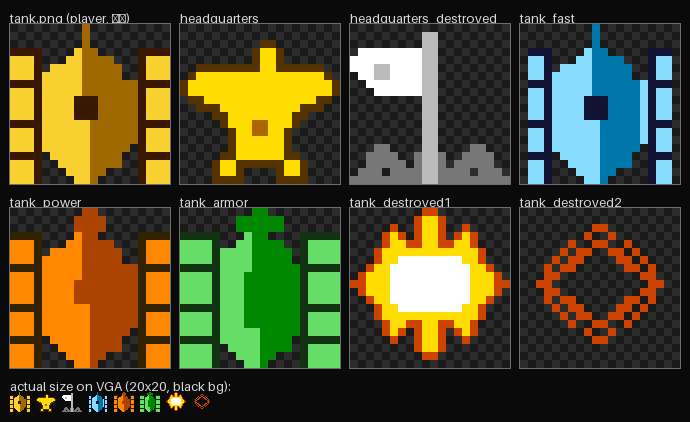
#> input picture img/sprites.png, 690 x 422 px, given in place of tank.png, which was not available
$ python sprites.py
#> lines starting #> are read from the running program, lines starting #| are printed output that depends on the picture
# ============================================================================
#  sprites.py —— ASCII 画稿 -> 贴图 PNG（敌人兵种 / 基地 / 爆炸）
#
#  为什么用 ASCII 画稿，而不是直接画 png：
#    20x20 的小图手绘很难对齐；改成字符网格后“某一行少点一个点”一眼就能看出来，
#    而且脚本自带硬校验（行数 / 行宽 / 字符），画歪了直接报错，不会悄悄生成错位图。
#
#  和 imgconverter.py 的分工（和已有的 brick/tank/... 完全一致）：
#    sprites.py       只负责几何，写出“哑色画稿 png”（角色色 = 黑/深灰/浅灰）
#    imgconverter.py  的 RECOLOR 才是上色表：角色色 -> 最终 12 位色
#    所以同一份几何换一组 RECOLOR 就能变成另一个兵种，图案和配色互不影响。
#    本脚本会反过来检查 RECOLOR：漏 key 会报错（否则 .coe 里会露出哑色），
#    顺带检查最终色是不是 17 的倍数（12 位量化只有 17 的倍数不掉色）。
#
#  用法：
#    python img\sprites.py       # 写 img\*.png + img\sprites.png（8 倍总览 + 1:1 实拍）
#    python img\imgconverter.py  # 再生成 *.coe（和以前一样）
# ============================================================================
from pathlib import Path

from PIL import Image, ImageDraw, ImageFont

# 同一目录下的上色表（imgconverter.py 现在有 __main__ 守卫，import 不会触发转换）
from imgconverter import RECOLOR

IMG_DIR = Path(__file__).resolve().parent

# 所有贴图都是 20x20：vga.v 的包围盒/地址算法（399 - row - px 这种）按 20 写死，
# 改这里必须同步改 RTL，别动。
SIZE = 20

# 画稿角色色（字符 -> png 里的 RGB）。只是“哑色标记”，给 RECOLOR 当 key 用；
# 屏幕上看到的颜色由 RECOLOR 决定，和这里的值无关。
BLACK = (0, 0, 0)          # 描边 / 轮廓
DARK = (64, 64, 64)        # 暗部
LIGHT = (160, 160, 160)    # 亮部
YELLOW = (255, 239, 71)    # 火焰黄（爆炸帧的爆心外焰）
ORANGE = (200, 76, 12)     # 火焰橙

PAL_HQ = {'k': BLACK, 'G': LIGHT, 'S': DARK}          # 基地鹰：描边/金身/铜暗部
PAL_HQ_DEAD = {'W': LIGHT, 'P': DARK, 'D': BLACK}     # 白旗：旗面/旗杆/碎石
PAL_TANK = {'a': BLACK, 'b': DARK, 'c': LIGHT}        # 三种敌人坦克共用 a/b/c
PAL_BOOM = {'W': LIGHT, 'Y': YELLOW, 'O': ORANGE}     # 爆炸：爆心/焰身/焰边


def rows_of(art):
    """三引号画稿 -> 行列表（strip/splitlines 顺带吃掉 CRLF 的 \\r）"""
    return art.strip().splitlines()


# ----------------------------------------------------------------------------
#  基地（存活）：金鹰
#    · 结构（自上而下）：头颈（第 2~4 行）-> 水平展开的双翼（第 5~11 行，
#      外缘按阶梯往内收，缩到 VGA 上还是“展翅”的剪影）-> 胸羽暗部（第 12~13
#      行，一个小 V 形）-> 腿爪（第 16~18 行）。
#    · 暗部只放在胸口和翼羽上：翼上原来画过对称的两块暗斑，8 倍图里活像一双
#      眼睛，整只鹰变成“脸”，所以改成中间一个 V，别再加成对暗斑。
#    · 描边用 #553300 而不是近黑：这个精灵的背景是纯黑，黑描边等于没有。
# ----------------------------------------------------------------------------
ART_HQ = '''
....................
....................
..........kk........
.........kGGk.......
.........kGGk.......
..kkkkkkkkGGkkkkkk..
.kGGGGGGGGGGGGGGGGk.
kGGGGGGGGGGGGGGGGGGk
kGGGGGGGGGGGGGGGGGGk
.kkGGGGGGGGGGGGGGkk.
..kkkGGGGGGGGGGkkk..
....kkGGGGGGGGkk....
.....kGGGSSGGGk.....
......kGGSSGGk......
......kGGGGGGk......
......kGGGGGGk......
.....kkGGGGGGkk.....
....kGGkkkkkkGGk....
....kGGk....kGGk....
....kkkk....kkkk....
'''

# ----------------------------------------------------------------------------
#  基地（被摧毁）：白旗 + 断杆 + 碎石
#    · 原版被打爆后基地就变成一面白虎旗，比画“废墟”更好认。
#    · 杆子立到第 15 行左右，下面几行是炸碎的基地残骸（碎石 + 一圈瓦砾）。
# ----------------------------------------------------------------------------
ART_HQ_DEAD = '''
....................
.........PP.........
.........PP.........
.WWWWWWWWPP.........
WWWWWWWWWPP.........
WWWPPWWWWPP.........
.WWPPWWWWPP.........
..WWWWWWWPP.........
...WWWWWWPP.........
.........PP.........
.........PP.........
.........PP.........
.........PP.........
.........PP.........
.........PP.........
...DD....PP....DD...
..DDDD..DPPD..DDDD..
..DDDDD.DPPD.DDDDD..
.DDD.DDDDPPDDDD.DDD.
DDDDDDDDDPPDDDDDDDDD
'''


# ----------------------------------------------------------------------------
#  三种敌人坦克：直接从玩家坦克 img/tank.png 的角色图派生（同一套“楔形车体 +
#  暗色炮盾”语言），所以四种坦克在 20px 下是一个家族：
#    · 车体 x4..15 的楔形轮廓、x9..15 的暗色炮塔/炮盾、中部 3x3 黑舱口，全部照抄
#      玩家坦克；只按兵种改三件事：履带宽度、炮管、暗部厚度。
#    · 履带紧贴车体：快速 3px（x1..3）/ 火力 4px（x0..3，同玩家）/
#      装甲 5px（x0..4，车体被挤到 x5..14）。最内侧一列恒为 a（暗缝），
#      第 3/7/12/16 行整条 a（履带齿），和玩家坦克的节奏完全对齐。
#    · 炮口朝上（本工程所有坦克/子弹都朝上，转向靠 RTL 旋转贴图）。
#    · 教训：自己另画“对称正视图”（圆车体 + 居中大暗块）在 20px 下会看成机器人/
#      电视机；玩家坦克之所以像坦克，靠的是尖头楔形剪影 + 偏右的暗色炮盾。
#  角色色（a/b/c）三张图含义一致，imgconverter.py 的 RECOLOR 只负责换颜色：
#    c = 车身/履带面   b = 炮管/炮塔/暗部   a = 描边/履带齿/舱口线
#  兵种差异（越往下越重）：
# ----------------------------------------------------------------------------
#  快速坦克（fast）：1px 细炮管（第 0~2 行，和玩家同宽但更长）+ 3px 窄履带
#    + 暗色炮盾右缘收 1px，车体看着最窄最轻，不透明 265/400（玩家 299/400）。
# ----------------------------------------------------------------------------
ART_FAST = '''
.........b..........
.........b..........
.........b..........
.aaa....cbb.....aaa.
.cca...ccbbbb...acc.
.cca.ccccbbbbb..acc.
.ccacccccbbbbb..acc.
.aaacccccbbbbbbcaaa.
.ccacccccbbbbbbcacc.
.ccaccccaaabbbbcacc.
.ccaccccaaabbbbcacc.
.ccaccccaaabbbbcacc.
.aaaccccccbbbbbcaaa.
.ccaccccccbbbbbcacc.
.ccaccccccbbbbbcacc.
.ccaccccccbbbbb.acc.
.aaa.cccccbbbb..aaa.
.cca..ccccbbbb..acc.
.cca...cccbb....acc.
.cca....ccb.....acc.
'''

# ----------------------------------------------------------------------------
#  火力坦克（power）：2px 炮管 + 4px 炮口制退器（第 1~2 行）+ 4px 履带（同玩家）
#    + 把玩家的黑舱口填成暗部（暗色炮盾连成一整块），不透明 306/400。
# ----------------------------------------------------------------------------
ART_POWER = '''
.........bb.........
........bbbb........
........bbbb........
aaaa....cbb.....aaaa
ccca...ccbbbb...accc
ccca.ccccbbbbb..accc
cccacccccbbbbb..accc
aaaacccccbbbbbbbaaaa
cccacccccbbbbbbbaccc
cccaccccbbbbbbbbaccc
cccaccccbbbbbbbbaccc
cccaccccbbbbbbbbaccc
aaaaccccccbbbbbbaaaa
cccaccccccbbbbbbaccc
cccaccccccbbbbbbaccc
cccaccccccbbbbb.accc
aaaa.cccccbbbb..aaaa
ccca..ccccbbbb..accc
ccca...cccbb....accc
ccca....ccb.....accc
'''

# ----------------------------------------------------------------------------
#  装甲坦克（armor）：5px 宽厚履带（车体被挤到 x5..14）+ 2px 炮管 + 6px 炮口
#    制退器，暗色炮盾再往左加宽 2px 连成一片重甲，不透明 326/400——四台里最满。
# ----------------------------------------------------------------------------
ART_ARMOR = '''
.........bb.........
.......bbbbbb.......
.......bbbbbb.......
aaaaa...cbb....aaaaa
cccca..ccbbbb..acccc
ccccaccccbbbbb.acccc
ccccaccccbbbbb.acccc
aaaaaccccbbbbbbaaaaa
ccccacccbbbbbbbacccc
ccccacccbbbbbbbacccc
ccccacccbbbbbbbacccc
ccccacccbbbbbbbacccc
aaaaacccbbbbbbbaaaaa
ccccacccbbbbbbbacccc
ccccacccbbbbbbbacccc
ccccacccccbbbbbacccc
aaaaacccccbbbb.aaaaa
cccca.ccccbbbb.acccc
cccca..cccbb...acccc
cccca...ccb....acccc
'''


# ----------------------------------------------------------------------------
#  坦克爆炸 帧1：命中瞬间
#    · 白核 + 黄焰 + 橙边，四向尖刺（第 2~4 / 15~17 行的孤立 O 是飞出的火星）。
#    · 20x20 铺满，视觉上比坦克大一圈，“打爆了”很明确。
# ----------------------------------------------------------------------------
ART_DESTROYED1 = '''
.........OO.........
........OYYO........
.....O..OYYO..O.....
....OYO.OYYO.OYO....
....OYYOOYYOOYYO....
...OYYYYYYYYYYYYO...
...OYYWWWWWWWWYYO...
..OYYWWWWWWWWWWYYO..
.OYYYWWWWWWWWWWYYYO.
OOYYYWWWWWWWWWWYYYOO
.OYYYWWWWWWWWWWYYYO.
..OYYWWWWWWWWWWYYO..
...OYYWWWWWWWWYYO...
...OYYYYYYYYYYYYO...
....OYYOOYYOOYYO....
....OYO.OYYO.OYO....
.....O..OYYO..O.....
........OYYO........
.........OO.........
....................
'''

# ----------------------------------------------------------------------------
#  坦克爆炸 帧2：扩散的余烬环
#    · 帧1 是“实心爆”，帧2 是炸开后的环，两帧交替（或 帧1 x2 -> 帧2 x1）
#      就有一个廉价但够用的爆炸动画；只占一张额外的 512 深 ROM。
# ----------------------------------------------------------------------------
ART_DESTROYED2 = '''
....................
....................
.........OO.........
........O..O........
......O..OO..O......
.....O.OO..OO.O.....
....O.OO....OO.O....
...O.OO......OO.O...
...OO..........OO...
..OO............OO..
...OO..........OO...
...O.OO......OO.O...
....O.OO....OO.O....
.....O.OO..OO.O.....
......O..OO..O......
........O..O........
.........OO.........
....................
....................
....................
'''


# 名字 = png 文件名 = imgconverter.TILES 的 key（三者必须一致，check() 会校）
# 三种敌人坦克都在这张表里：vga.v 每个兵种各有一个 512x16 的 ROM，
# 按 enemy_ctrl 的 e_type 选图，不再需要“玩家贴图 + enemy_tint() 换灰”。
SPRITES = {
    'headquarters':           (PAL_HQ, ART_HQ),
    'headquarters_destroyed': (PAL_HQ_DEAD, ART_HQ_DEAD),
    'tank_fast':              (PAL_TANK, ART_FAST),
    'tank_power':             (PAL_TANK, ART_POWER),
    'tank_armor':             (PAL_TANK, ART_ARMOR),
    'tank_destroyed1':        (PAL_BOOM, ART_DESTROYED1),
    'tank_destroyed2':        (PAL_BOOM, ART_DESTROYED2),
}


def check(name, rows, pal):
    """4 条硬校验，任何一条不过就整体退出（不留半套图）"""
    errs = []
    if len(rows) != SIZE:
        errs.append('行数 {0} != {1}'.format(len(rows), SIZE))
    for y, row in enumerate(rows):
        if len(row) != SIZE:
            errs.append('第 {0} 行有 {1} 个字符（应为 {2}）'.format(y, len(row), SIZE))
        for x, ch in enumerate(row):
            if ch != '.' and ch not in pal:
                errs.append('第 {0} 行第 {1} 列字符 {2!r} 不在配色表 {3} 里'
                            .format(y, x, ch, ''.join(sorted(pal))))
                break
    table = RECOLOR.get(name)
    if table is None:
        # 漏了 RECOLOR，.coe 里就会保留哑色（黑/深灰/浅灰），上板一片灰
        errs.append('imgconverter.py 的 RECOLOR 里没有 {0!r}'.format(name))
    else:
        for ch, rgb in sorted(pal.items()):
            if rgb not in table:
                errs.append('角色 {0!r} 的哑色 {1} 在 RECOLOR[{2!r}] 里没有 key'
                            .format(ch, rgb, name))
        # 12 位色只有 17 的倍数才不掉色（4 位通道 x 17）
        for rgb in table.values():
            if any(c % 17 for c in rgb):
                errs.append('RECOLOR[{0!r}] 的 {1} 不是 17 的倍数，量化后会变色'
                            .format(name, rgb))
    if errs:
        raise SystemExit('{0}.png 画稿校验失败：\n  - {1}'.format(name, '\n  - '.join(errs)))


def write_png(name, rows, pal):
    """角色色画稿 -> img/<name>.png（'.' = 全透明）"""
    img = Image.new('RGBA', (SIZE, SIZE), (0, 0, 0, 0))
    for y, row in enumerate(rows):
        for x, ch in enumerate(row):
            if ch != '.':
                img.putpixel((x, y), pal[ch] + (255,))
    out = IMG_DIR / (name + '.png')
    img.save(out)
    return out


def final_pixels(rows, pal, name):
    """过一遍 RECOLOR 得到“最终上板色”，只给总览图用（和 .coe 同一张表）"""
    table = RECOLOR[name]
    px = {}
    for y, row in enumerate(rows):
        for x, ch in enumerate(row):
            if ch != '.':
                px[(x, y)] = table.get(pal[ch], pal[ch])
    return px


def load_player():
    """玩家坦克是手绘 png，这里只读进来一起摆，不改它"""
    img = Image.open(IMG_DIR / 'tank.png').convert('RGBA')
    table = RECOLOR['tank']
    px = {}
    for y in range(SIZE):
        for x in range(SIZE):
            r, g, b, a = img.getpixel((x, y))
            if a >= 128:
                px[(x, y)] = table.get((r, g, b), (r, g, b))
    return px


def build_overview(cells, out):
    """总览图：每个精灵放大 8 倍（透明处画棋盘格）+ 底部一条 1:1 实拍"""
    sc, pad, lab, cols = 8, 10, 14, 4
    grid_rows = (len(cells) + cols - 1) // cols
    cell_w = SIZE * sc
    cell_h = SIZE * sc + lab
    width = pad + cols * (cell_w + pad)
    height = pad + grid_rows * (cell_h + pad) + lab + SIZE + pad
    img = Image.new('RGB', (width, height), (10, 10, 10))
    draw = ImageDraw.Draw(img)
    try:
        font = ImageFont.load_default(size=13)
    except TypeError:                     # Pillow < 10.1 没有 size 参数
        font = ImageFont.load_default()

    for i, (label, px) in enumerate(cells):
        ox = pad + (i % cols) * (cell_w + pad)
        oy = pad + (i // cols) * (cell_h + pad)
        draw.text((ox, oy), label, fill=(215, 215, 215), font=font)
        top = oy + lab
        # 透明像素画成棋盘格：一格 = 一个源像素，哪里是空的看得一清二楚
        for y in range(SIZE):
            for x in range(SIZE):
                base = (26, 26, 26) if (x + y) % 2 == 0 else (44, 44, 44)
                draw.rectangle([ox + x * sc, top + y * sc,
                                ox + x * sc + sc - 1, top + y * sc + sc - 1], fill=base)
        for (x, y), rgb in px.items():
            draw.rectangle([ox + x * sc, top + y * sc,
                            ox + x * sc + sc - 1, top + y * sc + sc - 1], fill=rgb)
        draw.rectangle([ox - 1, top - 1, ox + cell_w, top + cell_w], outline=(110, 110, 110))

    # 底部 1:1：VGA 上真实就 20x20 像素，用来判断“能不能一眼分清谁是谁”
    sy = pad + grid_rows * (cell_h + pad)
    draw.text((pad, sy), 'actual size on VGA (20x20, black bg):',
              fill=(215, 215, 215), font=font)
    sy += lab
    left = pad
    for _, px in cells:
        for (x, y), rgb in px.items():
            img.putpixel((left + x, sy + y), rgb)
        left += SIZE + 6
    img.save(out)


def main():
    # 先把 7 张全部校验完，再动磁盘：校验不过就不会留下“改了一半”的 png
    parsed = []
    for name, (pal, art) in SPRITES.items():
        rows = rows_of(art)
        check(name, rows, pal)
        parsed.append((name, pal, rows))

    cells = [('tank.png (player, 现有)', load_player())]
#> after the loop in load_player, `for y in range(SIZE):`: px = 400 items
    for name, pal, rows in parsed:
        out = write_png(name, rows, pal)
        px = final_pixels(rows, pal, name)
        cells.append((name, px))
        print('{0:<26} 20x20  不透明 {1:3d}/{2}  角色 {3}'.format(
            out.name, len(px), SIZE * SIZE, ''.join(sorted(pal))))
#> this loop made 7 passes
#> pass 1, in write_png, `img.save(out)`:
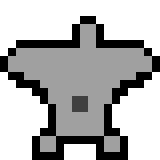
#> saved as headquarters.png: PIL image 20x20 RGBA (shown 8 times larger); mean R, G, B, A 51, 51, 51, 128.8; transparent parts drawn white
#> pass 2, in write_png (call 2), `img.save(out)`:
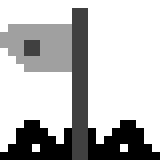
#> saved as headquarters_destroyed.png: PIL image 20x20 RGBA (shown 8 times larger); mean R, G, B, A 23.9, 23.9, 23.9, 91.2; transparent parts drawn white
#> after the loop, cells = 8 items

    overview = IMG_DIR / 'sprites.png'
    build_overview(cells, overview)
#> in build_overview, `grid_rows = (len(cells) + cols - 1) // cols`: grid_rows = 2
#> in build_overview, `height = pad + grid_rows * (cell_h + pad) + lab + SIZE + pad`: height = 422
#> in build_overview, `img = Image.new('RGB', (width, height), (10, 10, 10))`: img: PIL image 690x422 RGB; every value is 10
#> the loop in build_overview, `for i, (label, px) in enumerate(cells):` made 8 passes
#> (label, ox, oy, top) on passes 1 to 8: ('tank.png (player, 现有)', 10, 10, 24), ('headquarters', 180, 10, 24), ('headquarters_destroyed', 350, 10, 24), ('tank_fast', 520, 10, 24), ('tank_power', 10, 194, 208), ('tank_armor', 180, 194, 208), ('tank_destroyed1', 350, 194, 208), ('tank_destroyed2', 520, 194, 208)
#> in build_overview, `sy = pad + grid_rows * (cell_h + pad)`: sy = 378
#> in build_overview, `sy += lab`: sy = 392
#> the loop in build_overview, `for _, px in cells:` made 8 passes
#> left on passes 1 to 8: 36, 62, 88, 114, 140, 166, 192, 218
#> after the loop in build_overview, `for _, px in cells:`:
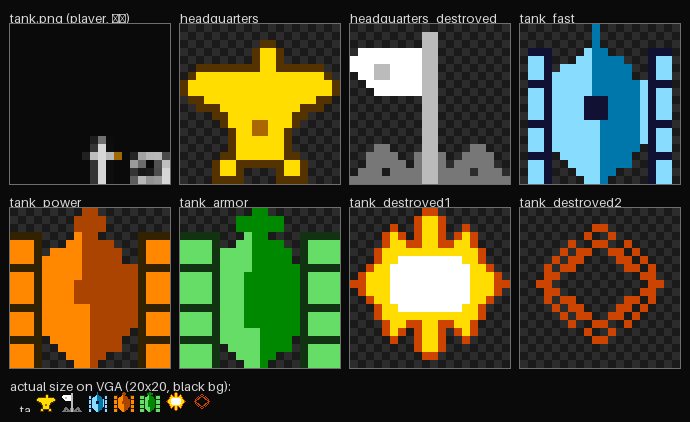
#> img: PIL image 690x422 RGB; mean R, G, B 67.8, 67.6, 42.4
#> after the loop in build_overview, `for _, px in cells:`: left = 218
    print('校验通过，总览图 -> {0}'.format(overview))


if __name__ == '__main__':
    main()
